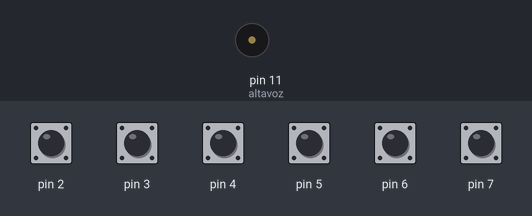
Bench run of a sketch on a simulated Arduino Uno, built with avr-gcc and run on an emulated ATmega328P. On the bench: buzzer (waves = sounding). Inputs (shaded band) come from the test bench; at power-on: pin 2–7 HIGH.

Above: at 1.2 s.
1.3 s: pin 2 pulled LOW for 0.15 s
At 2.5 s:
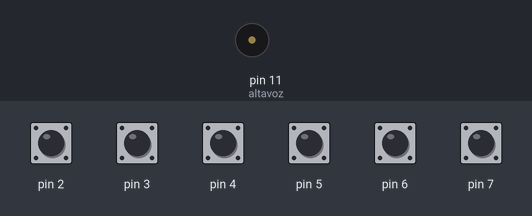
2.9 s: pin 3 pulled LOW for 1 s
At 3.09 s:
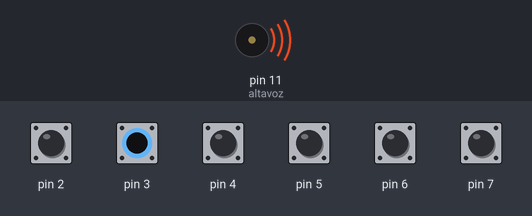
Timing chart, 0 to 5.9 s (numbered marks = the images above; inputs shaded):
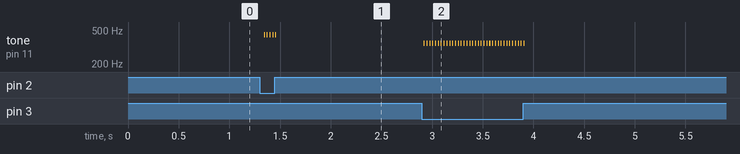

The sketch:

code.ino
```cpp
#include <CapacitiveSensor.h>


#define c 261
#define d 294
#define e 329
#define f 349
#define g 391
#define gS 415
#define a 440
#define aS 455
#define b 466
#define cH 523
#define cSH 554
#define dH 587
#define dSH 622
#define eH 659
#define fH 698
#define fSH 740
#define gH 784
#define gSH 830
#define aH 880

int altavoz = 11;

CapacitiveSensor   ca = CapacitiveSensor(8,2);
CapacitiveSensor   cf = CapacitiveSensor(8,3);
CapacitiveSensor   cch = CapacitiveSensor(8,4);
CapacitiveSensor   ceh = CapacitiveSensor(8,5);
CapacitiveSensor   cfh = CapacitiveSensor(8,6);
CapacitiveSensor   cgs = CapacitiveSensor(8,7);

void setup()
{
pinMode(altavoz, OUTPUT);

}

void loop()
{

long ba = ca.capacitiveSensor(30);
long bf = cf.capacitiveSensor(30);
long bch = cch.capacitiveSensor(30);
long beh = ceh.capacitiveSensor(30);
long bfh = cfh.capacitiveSensor(30);
long bgs = cgs.capacitiveSensor(30);

if(ba > 10)
tone(altavoz, a, 10);
else if(bf > 10)
tone(altavoz, f, 10);
else if(bch > 10)
tone(altavoz, cH, 10);
else if(beh > 10)
tone(altavoz, eH, 10);
else if(bfh > 10)
tone(altavoz, fH, 10);
else if(bgs > 10)
tone(altavoz, gS, 10);

delay(10);
}
```

Measured:
- after the input at 1.3 s, tone on pin 11 (altavoz): alternates 440 Hz for 0.01 s and silent for 0.02 s, 10 changes in all, then stays silent, starting at once
- after the input at 2.9 s, tone on pin 11 (altavoz): alternates 349 Hz for 0.01 s and silent for 0.02 s, 72 changes in all, then stays silent, starting at once
